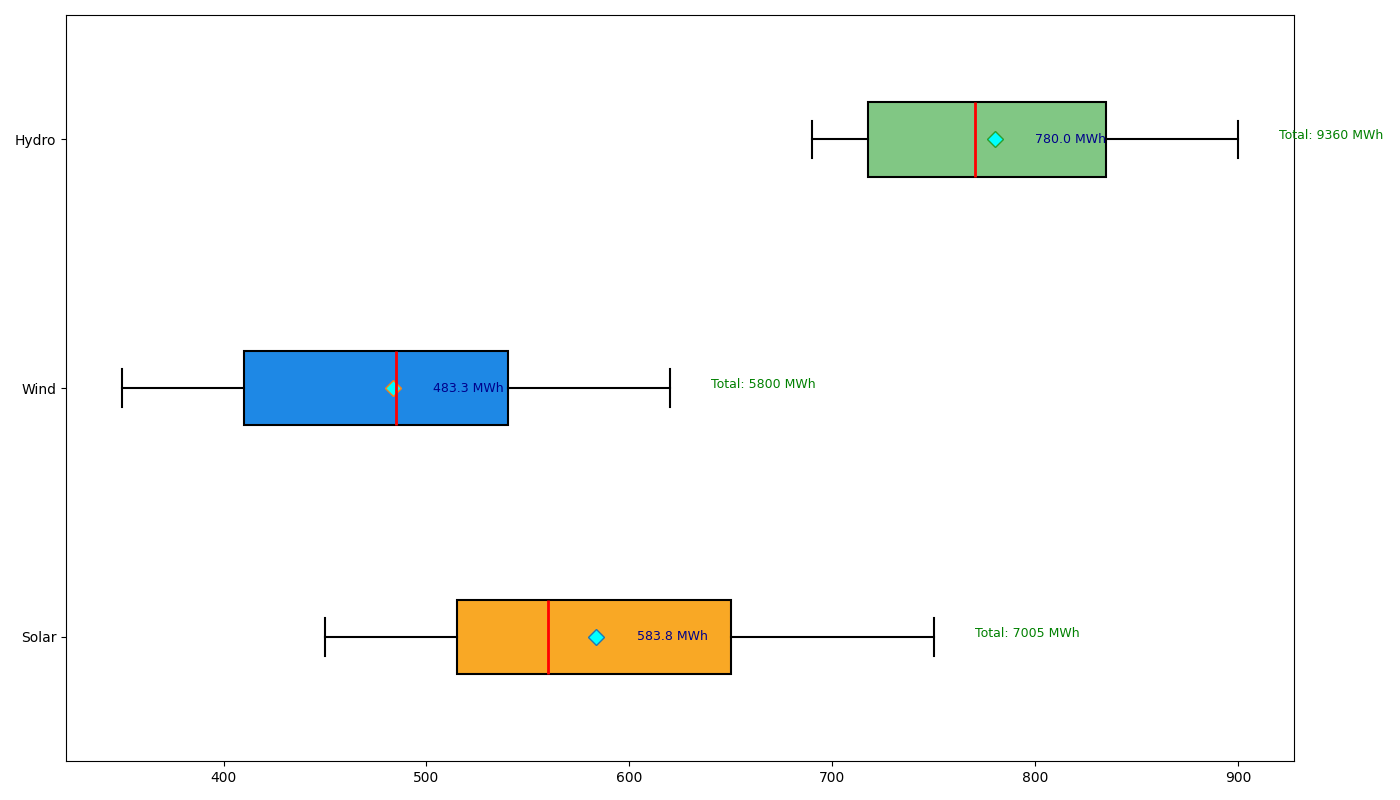

Write Python code to recreate this figure.
import matplotlib.pyplot as plt
import numpy as np

solar = [450, 520, 495, 530, 600, 680, 750, 720, 640, 580, 540, 500]
wind = [350, 380, 410, 480, 520, 570, 620, 590, 530, 490, 450, 410]
hydro = [700, 690, 720, 750, 800, 850, 900, 870, 830, 790, 750, 710]

data = [solar, wind, hydro]
energy_sources = ['Solar', 'Wind', 'Hydro']

fig, ax = plt.subplots(figsize=(14, 8))

bp = ax.boxplot(data, vert=False, patch_artist=True, notch=False, whis=1.5,
                boxprops=dict(facecolor='lightgray', color='black', linewidth=1.5),
                whiskerprops=dict(color='black', linewidth=1.5),
                capprops=dict(color='black', linewidth=1.5),
                medianprops=dict(color='red', linewidth=2),
                flierprops=dict(marker='o', color='black', alpha=0.5))

for patch, color in zip(bp['boxes'], ['#f9a825', '#1e88e5', '#81c784']):
    patch.set_facecolor(color)

means = [np.mean(source) for source in data]
for mean, y_pos in zip(means, range(1, len(data) + 1)):
    ax.plot(mean, y_pos, 'D', markerfacecolor='cyan', markersize=8)
    ax.annotate(f'{mean:.1f} MWh', xy=(mean, y_pos), xytext=(mean + 20, y_pos),
                verticalalignment='center', fontsize=9, color='darkblue')

ax.set_yticks(np.arange(1, len(energy_sources) + 1))
ax.set_yticklabels(energy_sources, fontsize=10)

for i, source in enumerate(data):
    total_output = sum(source)
    ax.annotate(f'Total: {total_output} MWh', xy=(max(source) + 20, i + 1),
                xytext=(max(source) + 20, i + 1), fontsize=9, color='green')

plt.tight_layout()
plt.show()
